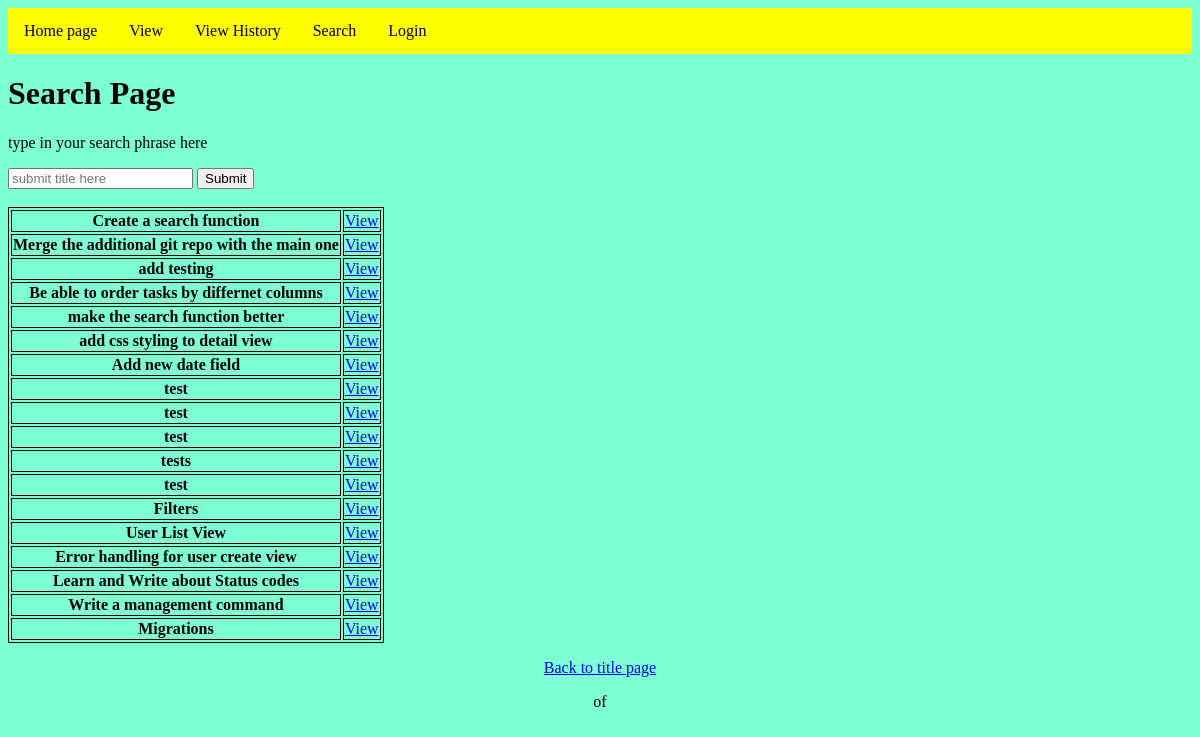
/view/search/, run on the app's committed database.
### taskmanager/models.py (models this page shows, shortened)
class Task(models.Model):
    title = models.CharField(max_length=255)
    discr = models.CharField(max_length=255)
    rag = models.CharField(max_length=255)
    status = models.CharField(max_length=255)
    active = models.BooleanField()

### taskmanager/views.py (the view)
# urls.py: path("view/search/", views.SearchView.as_view(), name="search"),
class SearchView(generic.ListView):
    model = Task
    template_name = "search.html"
    context_object_name = "tasks"
    form_class = TaskForm
    def get_queryset(
        self,
    ) -> QuerySet[Any]:  # this retirives the objects from the list view.
        lookup_param = self.request.GET.get(
            "lookup", ""
        )  # this retireves the specific data from the query set. The look up is a paramiter set in the GET function.
        matching_tasks = Task.objects.filter(
            title__icontains=lookup_param
        )  # this compares the data to all object in the model and filters out any that aren't define in the look up paraiter.
        return matching_tasks
    def get(self, request, *args, **kwargs):  # this returns the data as a list view.
        response = super().get(request, *args, **kwargs)
        return response

### taskmanager/templates/search.html (shortened to what this page needs)
{% extends "base_layout.html" %}
{% block content%}
    <h1>Search Page</h1>
    <p>type in your search phrase here</p>
    <form method="GET" action="{% url 'search' %}">
        <input type="text" name="lookup" value="{{ request.GET.lookup }}" placeholder="submit title here">
        <button type="submit" onclick="hide_func(event)">Submit</button>
    </form>
    <br>
{% endblock %}
{% block table %}
    <div id="hidden" style="display: block;">
        <table>
            {% for task in tasks %}
            <tr>
            <th>{{ task.title }}</th>
            <td><a href="{% url 'detail' pk=task.pk %}">View</a></td>
            </tr>
            {% endfor %}
        </table>
    </div>
{% endblock %}

### taskmanager/static/mainstatic.css (style rules this page uses)
table, th, td { border: 1px solid black; }

### data on the page
Task: title "Create a search function"
Task: title "Merge the additional git repo with the main one"
Task: title "add testing"
Task: title "Be able to order tasks by differnet columns"
Task: title "make the search function better"
Task: title "add css styling to detail view"
Task: title "Add new date field"
Task: title "test"
Task: title "test"
Task: title "test"
Task: title "tests"
Task: title "test"
Task: title "Filters"
Task: title "User List View"
Task: title "Error handling for user create view"
Task: title "Learn and Write about Status codes"
Task: title "Write a management command"
Task: title "Migrations"
